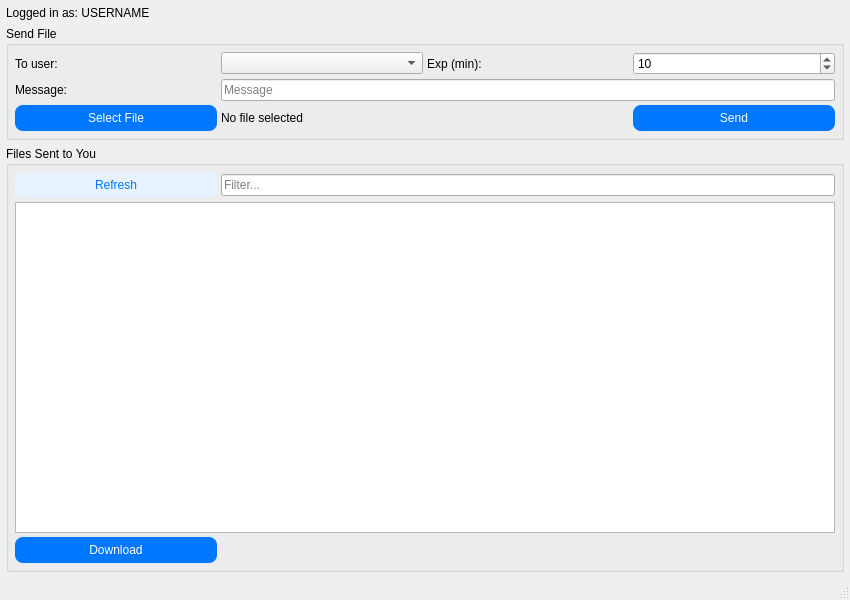
<?xml version="1.0" encoding="UTF-8"?>
<ui version="4.0">
 <class>SendFileWindow</class>
 <widget class="QMainWindow" name="SendFileWindow">
  <property name="geometry">
   <rect>
    <x>0</x>
    <y>0</y>
    <width>850</width>
    <height>600</height>
   </rect>
  </property>
  <property name="windowTitle">
   <string>Send Files</string>
  </property>
  <widget class="QWidget" name="centralwidget">
   <layout class="QVBoxLayout" name="mainLayout">
    <property name="spacing">
     <number>6</number>
    </property>
    <property name="leftMargin">
     <number>6</number>
    </property>
    <property name="topMargin">
     <number>6</number>
    </property>
    <property name="rightMargin">
     <number>6</number>
    </property>
    <property name="bottomMargin">
     <number>6</number>
    </property>
    <item>
     <widget class="QLabel" name="label_current_user">
      <property name="text">
       <string>Logged in as: USERNAME</string>
      </property>
     </widget>
    </item>
    <item>
     <widget class="QGroupBox" name="group_send">
      <property name="title">
       <string>Send File</string>
      </property>
      <layout class="QGridLayout" name="layout_send">
       <property name="leftMargin">
        <number>6</number>
       </property>
       <property name="topMargin">
        <number>6</number>
       </property>
       <property name="rightMargin">
        <number>6</number>
       </property>
       <property name="bottomMargin">
        <number>6</number>
       </property>
       <property name="spacing">
        <number>4</number>
       </property>
       <item row="1" column="1">
        <widget class="QComboBox" name="combo_receiver"/>
       </item>
       <item row="1" column="0">
        <widget class="QLabel" name="label_receiver">
         <property name="text">
          <string>To user:</string>
         </property>
        </widget>
       </item>
       <item row="1" column="3">
        <widget class="QSpinBox" name="spin_minutes">
         <property name="minimum">
          <number>1</number>
         </property>
         <property name="maximum">
          <number>1440</number>
         </property>
         <property name="value">
          <number>10</number>
         </property>
        </widget>
       </item>
       <item row="5" column="1" colspan="2">
        <widget class="QLabel" name="lbl_file">
         <property name="text">
          <string>No file selected</string>
         </property>
        </widget>
       </item>
       <item row="5" column="3">
        <widget class="QPushButton" name="btn_send">
         <property name="styleSheet">
          <string notr="true">
QPushButton {
    background-color: #0077ff;
    color: white;
    border-radius: 8px;
    padding: 6px;
}
</string>
         </property>
         <property name="text">
          <string>Send</string>
         </property>
        </widget>
       </item>
       <item row="1" column="2">
        <widget class="QLabel" name="label_minutes">
         <property name="text">
          <string>Exp (min):</string>
         </property>
        </widget>
       </item>
       <item row="5" column="0">
        <widget class="QPushButton" name="btn_select">
         <property name="styleSheet">
          <string notr="true">
background-color: #0077ff;
color: white;
border-radius: 8px;
padding: 6px;
</string>
         </property>
         <property name="text">
          <string>Select File</string>
         </property>
        </widget>
       </item>
       <item row="2" column="0">
        <widget class="QLabel" name="label_msg">
         <property name="text">
          <string>Message:</string>
         </property>
        </widget>
       </item>
       <item row="2" column="1" colspan="3">
        <widget class="QLineEdit" name="input_file_message">
         <property name="placeholderText">
          <string>Message</string>
         </property>
        </widget>
       </item>
      </layout>
     </widget>
    </item>
    <item>
     <widget class="QGroupBox" name="group_incoming">
      <property name="title">
       <string>Files Sent to You</string>
      </property>
      <layout class="QGridLayout" name="layout_incoming">
       <property name="leftMargin">
        <number>6</number>
       </property>
       <property name="topMargin">
        <number>6</number>
       </property>
       <property name="rightMargin">
        <number>6</number>
       </property>
       <property name="bottomMargin">
        <number>6</number>
       </property>
       <property name="spacing">
        <number>4</number>
       </property>
       <item row="0" column="0">
        <widget class="QPushButton" name="btn_refresh">
         <property name="styleSheet">
          <string notr="true">
background-color: #e6f2ff;
color: #0077ff;
border-radius: 8px;
padding: 6px;
</string>
         </property>
         <property name="text">
          <string>Refresh</string>
         </property>
        </widget>
       </item>
       <item row="0" column="1" colspan="3">
        <widget class="QLineEdit" name="input_filter">
         <property name="placeholderText">
          <string>Filter...</string>
         </property>
        </widget>
       </item>
       <item row="1" column="0" colspan="4">
        <widget class="QListWidget" name="list_incoming"/>
       </item>
       <item row="2" column="0">
        <widget class="QPushButton" name="btn_download">
         <property name="styleSheet">
          <string notr="true">
background-color: #0077ff;
color: white;
border-radius: 8px;
padding: 6px;
</string>
         </property>
         <property name="text">
          <string>Download</string>
         </property>
        </widget>
       </item>
      </layout>
     </widget>
    </item>
   </layout>
  </widget>
  <widget class="QStatusBar" name="statusbar"/>
 </widget>
 <resources/>
 <connections/>
</ui>
